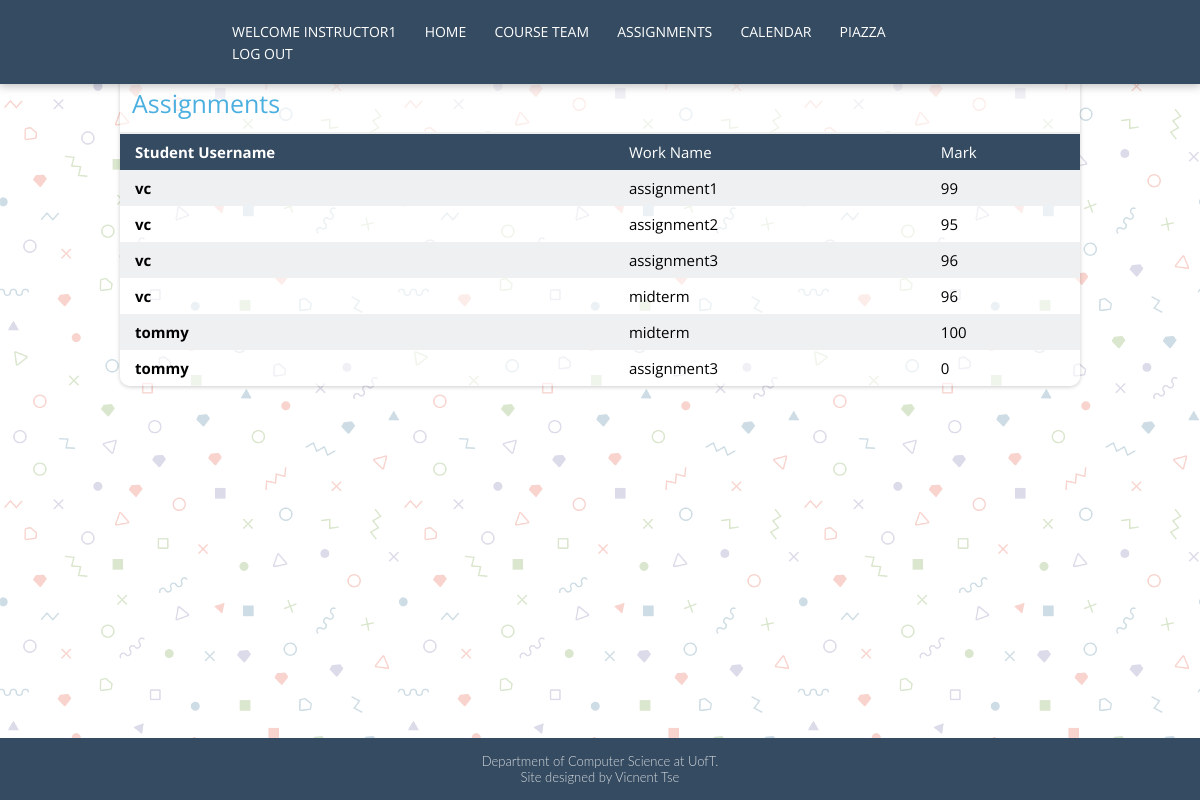
Page /marks (signed in) on the committed database.
### tables this page shows
CREATE TABLE "Mark" (
	"mark_id"	INTEGER NOT NULL UNIQUE,
	"name"	TEXT,
	"grade"	NUMERIC,
	"username"	TEXT,
	PRIMARY KEY("mark_id" AUTOINCREMENT)
);

### app.py (the view)
@app.route('/marks')
def marks():
    if 'username' not in session:
        return redirect('/login')
    db = get_db()
    db.row_factory = make_dicts
    if session['admin']:
        marks = query_db('SELECT * FROM Mark')
    else:
        marks = query_db('SELECT * FROM Mark WHERE username=?', [session['username']])
    db.close()
    return render_template('marks.html', username=session['username'], marks=marks, admin=session['admin'])

### app.py (called while the page is built)
def get_db():
    db = getattr(g, '_database', None)
    if db is None:
        db = g._database = sqlite3.connect(DATABASE)
    return db

def query_db(query, args=(), one=False):
    cur = get_db().execute(query, args)
    rv = cur.fetchall()
    cur.close()
    return (rv[0] if rv else None) if one else rv

def make_dicts(cursor, row):
    return dict((cursor.description[idx][0], value)
                for idx, value in enumerate(row))

@app.teardown_appcontext
def close_connection(exception):
    db = getattr(g, '_database', None)
    if db is not None:
        db.close()

### templates/marks.html (shortened to what this page needs)
{% extends "base.html" %}
{% block content %}
    <section class="section">
      <h2>Assignments</h2>
        <div class="info table-info">
          <div class="table assignment">
            <div class="heading">
              {% if admin %}
              <div class="cell"><p>Student Username</p></div>
              {% endif %}
              <div class="cell"><p>Work Name</p></div>
              <div class="cell"><p>Mark</p></div>
            </div>
            {% for mark in marks %}
            <div class="row">
              {% if admin %}
              <div class="cell"><p>{{ mark.username }}</p></div>
              {% endif %}
              <div class="cell">
                  <p>{{ mark.name }}</p>
              </div>
              <div class="cell">
                  <p>{{ mark.grade }}</p>
              </div>
            </div>
            {% endfor %}
          </div>
        </div>
    </section>
{% endblock %}

### templates/base.html (shortened to what this page needs)
<!DOCTYPE html>
<html>
<head>
  <link rel="stylesheet" href="../static/style/style.css" type="text/css">
</head>
<body>
  <div class="container">
    <nav>
      <ul id="menu">
        <li><a href="/">Welcome {{ username }}</a></li>
        <li><a href="/">Home</a></li>
        <li><a href="">Course Team</a></li>
        <li><a href="">
          <div class="dropdown">
            Assignments
          </div>
        </a></li>
        <li><a href="/calendar">Calendar</a></li>
        <li><a href="https://piazza.com/signup/utoronto.ca" target="blank_">Piazza</a></li>
        <li><a href="/logout">Log out</a></li>
      </ul>
    </nav>
    <div class="content">
        {% block content %}
        {% endblock %}
    </div>
    <footer class="footer">
      <div><a href="" target="blank_">Department of Computer Science at UofT.</a></div>
      <div>Site designed by Vicnent Tse</div>
    </footer>
  </div>
</body>
</html>

### static/style/style.css (style rules this page uses)
html, body, ul, p { margin: 0; padding: 0; font-family: 'Open Sans', sans-serif; height: 100%; word-wrap: break-word; }
body { background-image: url('../image/background1.png'); background-repeat: repeat; }
a { text-decoration: none; }
.container { position: relative; min-height: 100%; }
nav { width: 100%; z-index: 100; position: fixed; background-color: #354B61; box-shadow: 0px 0px 10px 1px rgba(0, 0, 0, 0.3); }
nav ul { display: block; width: 760px; margin: 20px auto; }
nav li { width: auto; margin: 0 12px; padding: 0; background-color: #354B61; display: inline-block; text-transform: uppercase; }
nav li a { font-size: 14px; color: #FFF; display: block; transition: color 0.3s ease-in-out; position: relative; }
nav li a:before { content: ""; position: absolute; width: 100%; height: 1px; bottom: -2px; left: 0; background-color: #4bAFE0; visibility: hidden; transform: scaleX(0); transition: 0.3s ease-in-out; }
.content { padding-top: 60px; padding-bottom: 70px; width: 80%; margin: 0 auto; }
.section { box-shadow: 0 1px 4px rgba(0, 0, 0, 0.2); background-color: rgba(255, 255, 255, 0.6); margin: 14px 0; margin-bottom: 0; transition: margin-bottom 0.2 ease-in; border-radius: 10px; }
.section h2 { margin: 0; padding: 12px; border-bottom: 2px solid #EEE; font-weight: 400; font-size: 25px; color: #4bAFE0; }
.section .info { padding: 12px; font-size: 15px; }
footer { font-family: 'Lato', sans-serif; font-weight: 300; background-color: #354B61; color: rgba(255, 255, 255, 0.8); font-size: 13px; text-align: center; padding: 15px 0; position: absolute; bottom: 0; width: 100%; height: 32px; }
footer a { color: rgba(255, 255, 255, 0.8); -webkit-transition: color 0.15s ease-in; transition: color 0.15s ease-in; }
.info.table-info { padding: 0; }
.table { display: table; width: 100%; border: 0; }
.table .heading { display: table-row; text-align: left; background-color: #354B61; }
.heading .cell { color: #FFF; }
.row { display: table-row; transition: background-color 0.2s ease-in; }
.row:nth-child(2n) { background: #eff0f1; }
.cell { display: table-cell; padding: 8px 5px; }
.table.assignment .cell:first-child { padding-left: 15px; font-weight: 700; }
.dropdown { position: relative; display: inline-block; }
.dropdown-content a { display: block; padding: 12px 16px; }

### rows in the picture
Mark: username "vc", name "assignment1", grade "99"
Mark: username "vc", name "assignment2", grade "95"
Mark: username "vc", name "assignment3", grade "96"
Mark: username "vc", name "midterm", grade "96"
Mark: username "tommy", name "midterm", grade "100"
Mark: username "tommy", name "assignment3", grade "0"

### other values in the picture
{{ username }} "INSTRUCTOR1"
